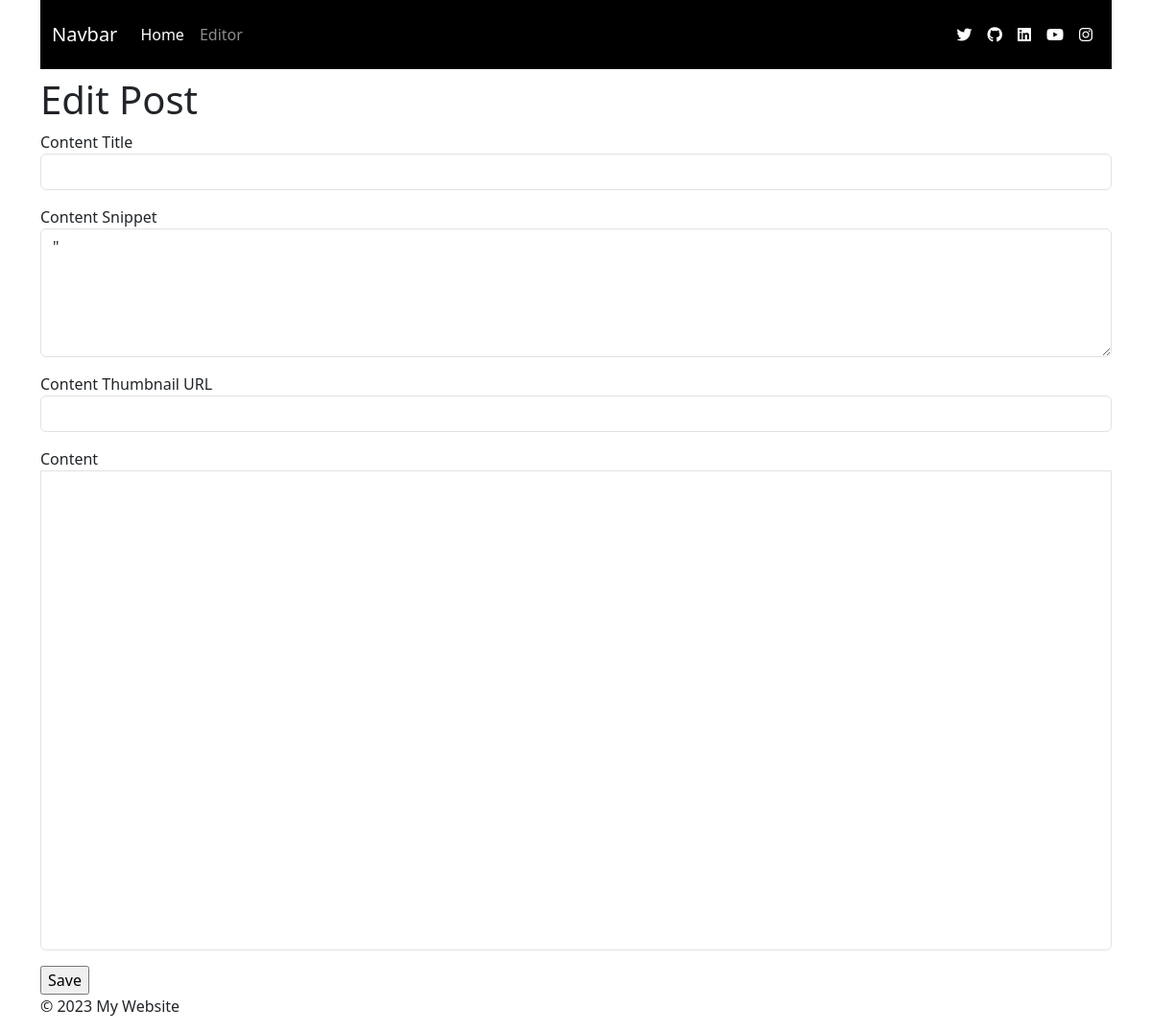
Before: /editor/edit_post?id=9 with the older database file.
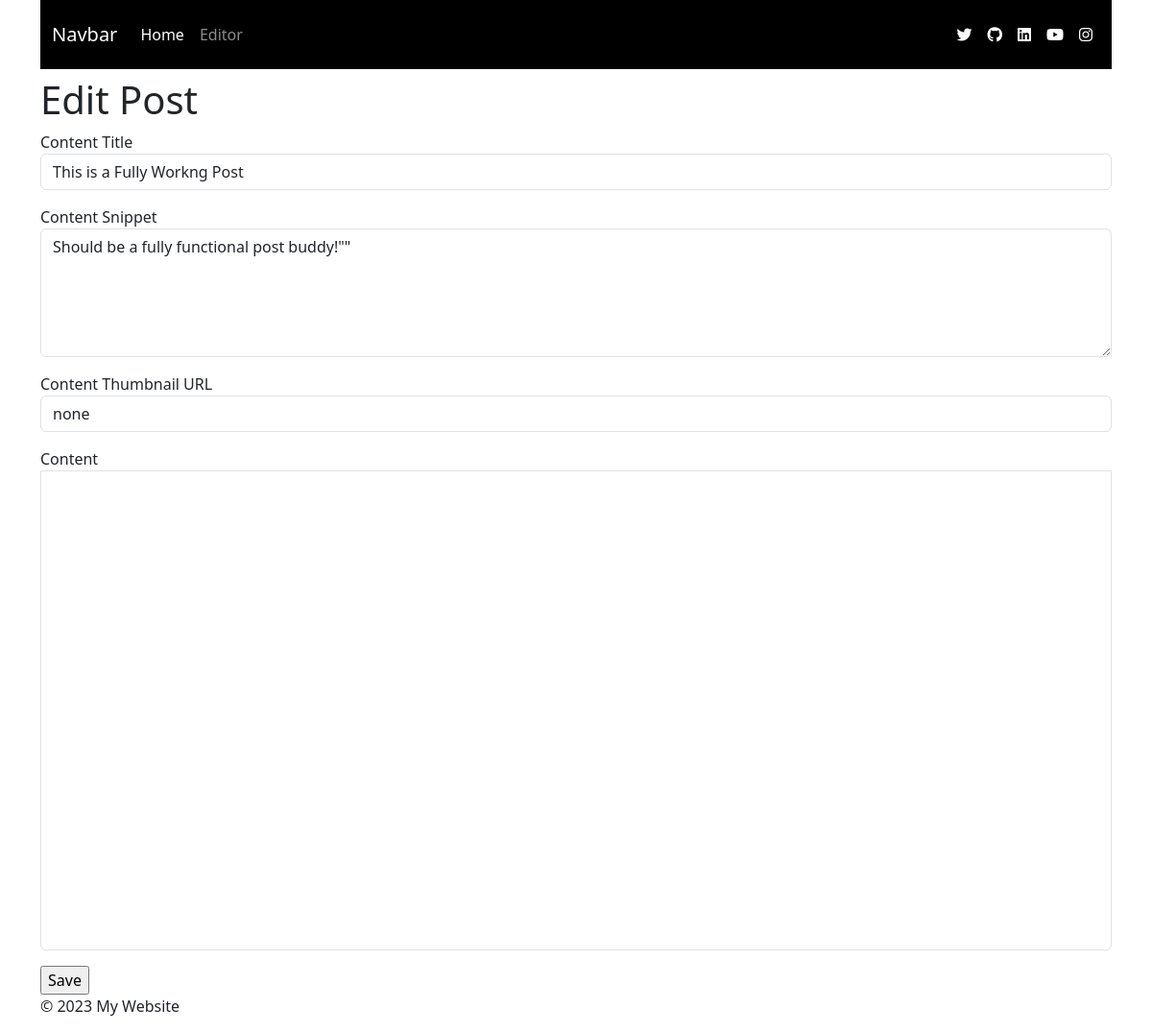
After: the same page with the newer database file.
### app/models.py (models this page shows)
class Content(db.Model):
    id = db.Column(db.Integer, primary_key=True)
    title = db.Column(db.String(140), index=True)
    snippet = db.Column(db.String(280), index=True)
    thumbnail_url = db.Column(db.String(280), index=True)
    content = db.Column(db.Text)

### app/editor/views.py (the view)
@bp.route("/edit_post", methods=["GET", "POST"])
def edit_post():
    id = request.args.get("id")
    post = db.session.query(Content).get(id)
    return render_template("editor.html", page_title="Edit Post", post=post)

### app/editor/templates/editor.html (shortened to what this page needs)
{% extends 'base.html' %}
{% block styles %}
<link href="https://cdn.quilljs.com/1.3.6/quill.snow.css" rel="stylesheet">
<link rel="stylesheet" href="{{ url_for('editor.static', filename='css/styles.css') }}">
{% endblock %}
{% block content %}
<form id="content-form" action="" method="">
    <div class="mb-3">
        <label for="content-title">Content Title</label>
        <input type="text" class="form-control" id="content-title" value="{% if post %}{{ post.title }}{% endif %}">
    </div>
    <div class="mb-3">
        <label for="content-snippet">Content Snippet</label>
        <textarea class="form-control" id="content-snippet" cols="30"
            rows="5">{% if post %}{{ post.snippet }}{% endif %}"</textarea>
    </div>
    <div class="mb-3">
        <label for="content-thumbnail-url">Content Thumbnail URL</label>
        <input class="form-control" type="text" id="content-thumbnail-url"
            value="{% if post %}{{ post.thumbnail_url}}{% endif %}">
    </div>
    <div class="mb-3">
        <label for="editor">Content</label>
        <div id="editor"></div>
    </div>
    <input type="submit" value="Save">
</form>
{% endblock %}

Changed rows visible on the page:
added Content: title "This is a Fully Workng Post", snippet "Should be a fully functional post buddy!\"\"", thumbnail_url "none"
Other visible differences:
form field value: "\"" → (not shown)
